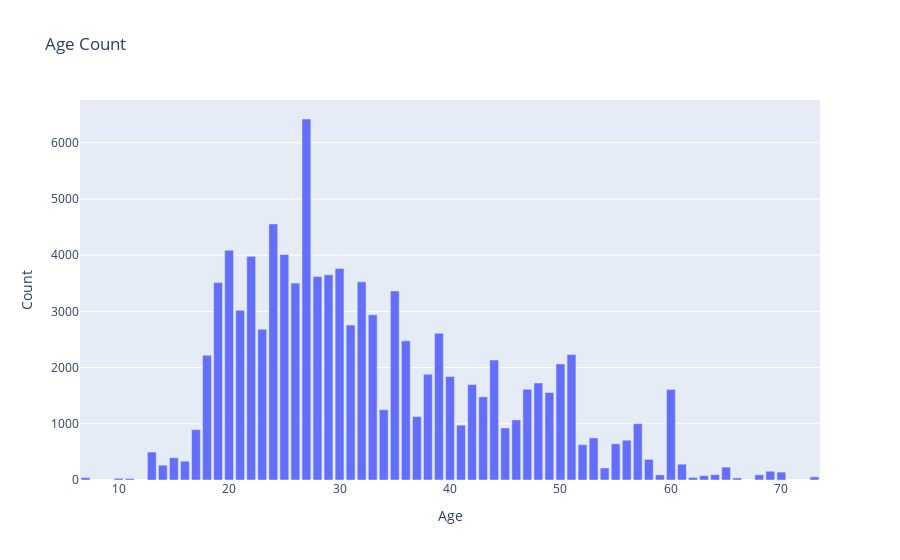

Notebook code cell kept with this figure:
### Code cell
df = pd.DataFrame(df_data['age'].value_counts())
df = df.reset_index()
fig = px.bar(df, x='index', y='age', title='Age Count', labels={'age':'Count', 'index':'Age'})
fig.show()

### Figure 1 — Plotly figure (JSON) as saved in the notebook; plotly's stock layout.template omitted (floating-point values rounded to 4 significant figures)
{"data": [{"alignmentgroup": "True", "hovertemplate": "Age=%{x}<br>Count=%{y}<extra></extra>", "legendgroup": "", "marker": {"color": "#636efa", "pattern": {"shape": ""}}, "name": "", "offsetgroup": "", "orientation": "v", "showlegend": false, "textposition": "auto", "type": "bar", "x": [27, 24, 20, 25, 22, 30, 29, 28, 32, 19, 26, 35, 21, 33, 31, 23, 39, 36, 51, 18, 44, 50, 38, 40, 48, 42, 47, 60, 49, 43, 34, 37, 46, 57, 41, 45, 17, 53, 56, 55, 52, 13, 15, 58, 16, 61, 14, 65, 54, 69, 70, 64, 59, 68, 63, 73, 62, 7, 66, 10, 11], "xaxis": "x", "y": [6423, 4556, 4089, 4013, 3979, 3762, 3650, 3619, 3526, 3514, 3503, 3363, 3020, 2939, 2757, 2683, 2610, 2476, 2232, 2219, 2135, 2066, 1883, 1841, 1725, 1699, 1614, 1609, 1556, 1480, 1252, 1128, 1069, 1003, 976, 926, 897, 749, 708, 644, 629, 497, 397, 367, 335, 282, 264, 229, 214, 156, 141, 95, 92, 92, 77, 56, 46, 43, 37, 31, 27], "yaxis": "y"}], "layout": {"autosize": true, "barmode": "relative", "legend": {"tracegroupgap": 0}, "title": {"text": "Age Count"}, "xaxis": {"anchor": "y", "autorange": true, "domain": [0, 1], "range": [6.5, 73.5], "title": {"text": "Age"}, "type": "linear"}, "yaxis": {"anchor": "x", "autorange": true, "domain": [0, 1], "range": [0, 6761.0], "title": {"text": "Count"}, "type": "linear"}}}
